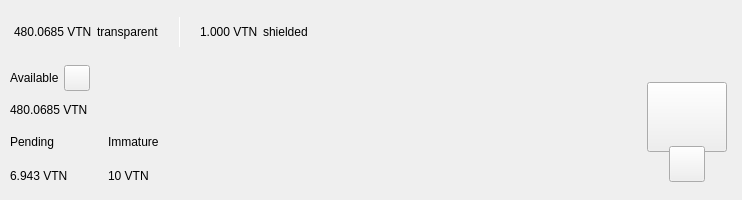
<?xml version="1.0" encoding="UTF-8"?>
<ui version="4.0">
 <class>TopBar</class>
 <widget class="QWidget" name="TopBar">
  <property name="geometry">
   <rect>
    <x>0</x>
    <y>0</y>
    <width>734</width>
    <height>200</height>
   </rect>
  </property>
  <property name="minimumSize">
   <size>
    <width>0</width>
    <height>200</height>
   </size>
  </property>
  <property name="maximumSize">
   <size>
    <width>16777215</width>
    <height>200</height>
   </size>
  </property>
  <property name="windowTitle">
   <string>Form</string>
  </property>
  <layout class="QVBoxLayout" name="verticalLayout_10" stretch="0">
   <property name="spacing">
    <number>0</number>
   </property>
   <property name="leftMargin">
    <number>0</number>
   </property>
   <property name="topMargin">
    <number>0</number>
   </property>
   <property name="rightMargin">
    <number>0</number>
   </property>
   <property name="bottomMargin">
    <number>0</number>
   </property>
   <item>
    <widget class="PFBorderImage" name="containerTop">
     <layout class="QVBoxLayout" name="verticalLayout_11">
      <property name="spacing">
       <number>0</number>
      </property>
      <property name="leftMargin">
       <number>0</number>
      </property>
      <property name="topMargin">
       <number>0</number>
      </property>
      <property name="rightMargin">
       <number>0</number>
      </property>
      <property name="bottomMargin">
       <number>0</number>
      </property>
      <item>
       <widget class="QWidget" name="top_container_2" native="true">
        <property name="minimumSize">
         <size>
          <width>0</width>
          <height>65</height>
         </size>
        </property>
        <layout class="QHBoxLayout" name="top_container">
         <property name="spacing">
          <number>0</number>
         </property>
         <property name="leftMargin">
          <number>14</number>
         </property>
         <property name="topMargin">
          <number>0</number>
         </property>
         <property name="rightMargin">
          <number>14</number>
         </property>
         <property name="bottomMargin">
          <number>0</number>
         </property>
         <item alignment="Qt::AlignVCenter">
          <widget class="QWidget" name="widgetTopAmount" native="true">
           <property name="sizePolicy">
            <sizepolicy hsizetype="Preferred" vsizetype="Maximum">
             <horstretch>0</horstretch>
             <verstretch>0</verstretch>
            </sizepolicy>
           </property>
           <layout class="QHBoxLayout" name="horizontalLayout_5">
            <property name="spacing">
             <number>5</number>
            </property>
            <property name="leftMargin">
             <number>0</number>
            </property>
            <property name="topMargin">
             <number>0</number>
            </property>
            <property name="rightMargin">
             <number>0</number>
            </property>
            <property name="bottomMargin">
             <number>0</number>
            </property>
            <item alignment="Qt::AlignTop">
             <widget class="QLabel" name="labelAmountTopVtn">
              <property name="minimumSize">
               <size>
                <width>0</width>
                <height>36</height>
               </size>
              </property>
              <property name="styleSheet">
               <string notr="true">padding:0px;margin:0px;</string>
              </property>
              <property name="text">
               <string notr="true">480.0685 VTN</string>
              </property>
             </widget>
            </item>
            <item>
             <widget class="QLabel" name="labelTrans">
              <property name="text">
               <string>transparent</string>
              </property>
             </widget>
            </item>
            <item>
             <spacer name="horizontalSpacer_11">
              <property name="orientation">
               <enum>Qt::Horizontal</enum>
              </property>
              <property name="sizeType">
               <enum>QSizePolicy::Fixed</enum>
              </property>
              <property name="sizeHint" stdset="0">
               <size>
                <width>15</width>
                <height>20</height>
               </size>
              </property>
             </spacer>
            </item>
            <item alignment="Qt::AlignVCenter">
             <widget class="QLabel" name="typeSpacerTop">
              <property name="minimumSize">
               <size>
                <width>1</width>
                <height>30</height>
               </size>
              </property>
              <property name="maximumSize">
               <size>
                <width>1</width>
                <height>30</height>
               </size>
              </property>
              <property name="styleSheet">
               <string notr="true">background-color:white;
padding:0px;
border:none;</string>
              </property>
              <property name="text">
               <string/>
              </property>
             </widget>
            </item>
            <item>
             <spacer name="horizontalSpacer_12">
              <property name="orientation">
               <enum>Qt::Horizontal</enum>
              </property>
              <property name="sizeType">
               <enum>QSizePolicy::Fixed</enum>
              </property>
              <property name="sizeHint" stdset="0">
               <size>
                <width>15</width>
                <height>20</height>
               </size>
              </property>
             </spacer>
            </item>
            <item alignment="Qt::AlignTop">
             <widget class="QLabel" name="labelAmountTopShieldedVtn">
              <property name="minimumSize">
               <size>
                <width>0</width>
                <height>36</height>
               </size>
              </property>
              <property name="text">
               <string notr="true">1.000 VTN</string>
              </property>
             </widget>
            </item>
            <item>
             <widget class="QLabel" name="labelShield">
              <property name="text">
               <string>shielded</string>
              </property>
             </widget>
            </item>
           </layout>
          </widget>
         </item>
         <item>
          <spacer name="horizontalSpacer">
           <property name="orientation">
            <enum>Qt::Horizontal</enum>
           </property>
           <property name="sizeHint" stdset="0">
            <size>
             <width>40</width>
             <height>20</height>
            </size>
           </property>
          </spacer>
         </item>
         <item>
          <layout class="QHBoxLayout" name="horizontalLayout_4">
           <property name="spacing">
            <number>12</number>
           </property>
           <property name="rightMargin">
            <number>0</number>
           </property>
           <item alignment="Qt::AlignRight">
            <widget class="QWidget" name="layoutSync" native="true">
             <property name="minimumSize">
              <size>
               <width>0</width>
               <height>36</height>
              </size>
             </property>
             <property name="maximumSize">
              <size>
               <width>16777215</width>
               <height>36</height>
              </size>
             </property>
             <layout class="QVBoxLayout" name="verticalLayout_9">
              <property name="leftMargin">
               <number>0</number>
              </property>
              <property name="topMargin">
               <number>0</number>
              </property>
              <property name="rightMargin">
               <number>0</number>
              </property>
              <property name="bottomMargin">
               <number>0</number>
              </property>
              <item>
               <widget class="ExpandableButton" name="pushButtonSync" native="true">
                <property name="minimumSize">
                 <size>
                  <width>36</width>
                  <height>36</height>
                 </size>
                </property>
                <property name="maximumSize">
                 <size>
                  <width>16777215</width>
                  <height>36</height>
                 </size>
                </property>
               </widget>
              </item>
             </layout>
            </widget>
           </item>
           <item>
            <widget class="ExpandableButton" name="pushButtonHDUpgrade" native="true">
             <property name="minimumSize">
              <size>
               <width>36</width>
               <height>36</height>
              </size>
             </property>
            </widget>
           </item>
           <item>
            <widget class="ExpandableButton" name="pushButtonStack" native="true">
             <property name="minimumSize">
              <size>
               <width>36</width>
               <height>36</height>
              </size>
             </property>
            </widget>
           </item>
           <item>
            <widget class="ExpandableButton" name="pushButtonColdStaking" native="true">
             <property name="minimumSize">
              <size>
               <width>36</width>
               <height>36</height>
              </size>
             </property>
            </widget>
           </item>
           <item>
            <widget class="ExpandableButton" name="pushButtonConnection" native="true">
             <property name="minimumSize">
              <size>
               <width>36</width>
               <height>36</height>
              </size>
             </property>
            </widget>
           </item>
           <item>
            <widget class="ExpandableButton" name="pushButtonTor" native="true">
             <property name="minimumSize">
              <size>
               <width>36</width>
               <height>36</height>
              </size>
             </property>
            </widget>
           </item>
           <item>
            <widget class="ExpandableButton" name="pushButtonLock" native="true">
             <property name="sizePolicy">
              <sizepolicy hsizetype="Expanding" vsizetype="Expanding">
               <horstretch>0</horstretch>
               <verstretch>0</verstretch>
              </sizepolicy>
             </property>
             <property name="minimumSize">
              <size>
               <width>36</width>
               <height>0</height>
              </size>
             </property>
            </widget>
           </item>
           <item>
            <widget class="ExpandableButton" name="pushButtonTheme" native="true">
             <property name="minimumSize">
              <size>
               <width>36</width>
               <height>36</height>
              </size>
             </property>
             <property name="maximumSize">
              <size>
               <width>16777215</width>
               <height>36</height>
              </size>
             </property>
            </widget>
           </item>
           <item>
            <widget class="ExpandableButton" name="pushButtonFAQ" native="true">
             <property name="minimumSize">
              <size>
               <width>36</width>
               <height>36</height>
              </size>
             </property>
            </widget>
           </item>
          </layout>
         </item>
        </layout>
       </widget>
      </item>
      <item>
       <widget class="QWidget" name="bottom_container" native="true">
        <property name="minimumSize">
         <size>
          <width>0</width>
          <height>135</height>
         </size>
        </property>
        <layout class="QHBoxLayout" name="botton_container">
         <property name="leftMargin">
          <number>10</number>
         </property>
         <property name="topMargin">
          <number>0</number>
         </property>
         <property name="rightMargin">
          <number>10</number>
         </property>
         <property name="bottomMargin">
          <number>10</number>
         </property>
         <item>
          <layout class="QVBoxLayout" name="verticalLayout_7">
           <property name="spacing">
            <number>0</number>
           </property>
           <property name="leftMargin">
            <number>0</number>
           </property>
           <property name="rightMargin">
            <number>30</number>
           </property>
           <item>
            <layout class="QVBoxLayout" name="verticalLayout_2">
             <item>
              <layout class="QHBoxLayout" name="horizontalLayoutContainerAvailable">
               <property name="spacing">
                <number>5</number>
               </property>
               <item>
                <widget class="QLabel" name="labelTitle1">
                 <property name="text">
                  <string>Available</string>
                 </property>
                </widget>
               </item>
               <item>
                <widget class="QPushButton" name="pushButtonBalanceInfo">
                 <property name="minimumSize">
                  <size>
                   <width>26</width>
                   <height>26</height>
                  </size>
                 </property>
                 <property name="maximumSize">
                  <size>
                   <width>26</width>
                   <height>26</height>
                  </size>
                 </property>
                 <property name="mouseTracking">
                  <bool>true</bool>
                 </property>
                 <property name="focusPolicy">
                  <enum>Qt::NoFocus</enum>
                 </property>
                 <property name="text">
                  <string notr="true"/>
                 </property>
                 <property name="iconSize">
                  <size>
                   <width>24</width>
                   <height>24</height>
                  </size>
                 </property>
                 <property name="shortcut">
                  <string notr="true"/>
                 </property>
                </widget>
               </item>
               <item>
                <spacer name="horizontalSpacer_4">
                 <property name="orientation">
                  <enum>Qt::Horizontal</enum>
                 </property>
                 <property name="sizeType">
                  <enum>QSizePolicy::MinimumExpanding</enum>
                 </property>
                 <property name="sizeHint" stdset="0">
                  <size>
                   <width>20</width>
                   <height>20</height>
                  </size>
                 </property>
                </spacer>
               </item>
              </layout>
             </item>
             <item>
              <widget class="QLabel" name="labelAmountVtn">
               <property name="text">
                <string notr="true">480.0685 VTN</string>
               </property>
              </widget>
             </item>
            </layout>
           </item>
           <item>
            <widget class="QWidget" name="container_imm_pend" native="true">
             <layout class="QHBoxLayout" name="horizontalLayout_2">
              <property name="spacing">
               <number>0</number>
              </property>
              <property name="leftMargin">
               <number>0</number>
              </property>
              <property name="topMargin">
               <number>0</number>
              </property>
              <property name="rightMargin">
               <number>0</number>
              </property>
              <property name="bottomMargin">
               <number>0</number>
              </property>
              <item alignment="Qt::AlignLeft">
               <widget class="QWidget" name="container_pending" native="true">
                <property name="sizePolicy">
                 <sizepolicy hsizetype="Minimum" vsizetype="Preferred">
                  <horstretch>0</horstretch>
                  <verstretch>0</verstretch>
                 </sizepolicy>
                </property>
                <layout class="QVBoxLayout" name="verticalLayout_3">
                 <property name="leftMargin">
                  <number>0</number>
                 </property>
                 <property name="topMargin">
                  <number>0</number>
                 </property>
                 <property name="rightMargin">
                  <number>0</number>
                 </property>
                 <property name="bottomMargin">
                  <number>0</number>
                 </property>
                 <item>
                  <widget class="QLabel" name="labelTitle3">
                   <property name="text">
                    <string>Pending</string>
                   </property>
                  </widget>
                 </item>
                 <item>
                  <widget class="QLabel" name="labelPendingVtn">
                   <property name="text">
                    <string notr="true">6.943 VTN</string>
                   </property>
                  </widget>
                 </item>
                </layout>
               </widget>
              </item>
              <item>
               <spacer name="horizontalSpacer_3">
                <property name="orientation">
                 <enum>Qt::Horizontal</enum>
                </property>
                <property name="sizeType">
                 <enum>QSizePolicy::Fixed</enum>
                </property>
                <property name="sizeHint" stdset="0">
                 <size>
                  <width>40</width>
                  <height>20</height>
                 </size>
                </property>
               </spacer>
              </item>
              <item alignment="Qt::AlignLeft">
               <widget class="QWidget" name="container_immature" native="true">
                <property name="sizePolicy">
                 <sizepolicy hsizetype="Minimum" vsizetype="Preferred">
                  <horstretch>0</horstretch>
                  <verstretch>0</verstretch>
                 </sizepolicy>
                </property>
                <layout class="QVBoxLayout" name="verticalLayout_4">
                 <property name="leftMargin">
                  <number>0</number>
                 </property>
                 <property name="topMargin">
                  <number>0</number>
                 </property>
                 <property name="rightMargin">
                  <number>0</number>
                 </property>
                 <property name="bottomMargin">
                  <number>0</number>
                 </property>
                 <item>
                  <widget class="QLabel" name="labelTitle4">
                   <property name="text">
                    <string>Immature</string>
                   </property>
                  </widget>
                 </item>
                 <item>
                  <widget class="QLabel" name="labelImmatureVtn">
                   <property name="text">
                    <string notr="true">10 VTN</string>
                   </property>
                  </widget>
                 </item>
                </layout>
               </widget>
              </item>
              <item>
               <spacer name="horizontalSpacer_5">
                <property name="orientation">
                 <enum>Qt::Horizontal</enum>
                </property>
                <property name="sizeHint" stdset="0">
                 <size>
                  <width>40</width>
                  <height>20</height>
                 </size>
                </property>
               </spacer>
              </item>
             </layout>
            </widget>
           </item>
          </layout>
         </item>
         <item>
          <spacer name="horizontalSpacer_2">
           <property name="orientation">
            <enum>Qt::Horizontal</enum>
           </property>
           <property name="sizeHint" stdset="0">
            <size>
             <width>40</width>
             <height>20</height>
            </size>
           </property>
          </spacer>
         </item>
         <item alignment="Qt::AlignHCenter|Qt::AlignVCenter">
          <widget class="QWidget" name="qrContainer" native="true">
           <property name="sizePolicy">
            <sizepolicy hsizetype="Preferred" vsizetype="Minimum">
             <horstretch>0</horstretch>
             <verstretch>0</verstretch>
            </sizepolicy>
           </property>
           <property name="minimumSize">
            <size>
             <width>90</width>
             <height>110</height>
            </size>
           </property>
           <property name="maximumSize">
            <size>
             <width>90</width>
             <height>110</height>
            </size>
           </property>
           <layout class="QVBoxLayout" name="containerQR">
            <property name="spacing">
             <number>0</number>
            </property>
            <property name="leftMargin">
             <number>5</number>
            </property>
            <property name="topMargin">
             <number>10</number>
            </property>
            <property name="rightMargin">
             <number>5</number>
            </property>
            <property name="bottomMargin">
             <number>0</number>
            </property>
            <item>
             <widget class="QPushButton" name="btnQr">
              <property name="minimumSize">
               <size>
                <width>70</width>
                <height>70</height>
               </size>
              </property>
              <property name="maximumSize">
               <size>
                <width>16777215</width>
                <height>70</height>
               </size>
              </property>
              <property name="focusPolicy">
               <enum>Qt::NoFocus</enum>
              </property>
              <property name="text">
               <string/>
              </property>
              <property name="iconSize">
               <size>
                <width>70</width>
                <height>70</height>
               </size>
              </property>
             </widget>
            </item>
            <item>
             <spacer name="verticalSpacer">
              <property name="orientation">
               <enum>Qt::Vertical</enum>
              </property>
              <property name="sizeType">
               <enum>QSizePolicy::Fixed</enum>
              </property>
              <property name="sizeHint" stdset="0">
               <size>
                <width>20</width>
                <height>20</height>
               </size>
              </property>
             </spacer>
            </item>
            <item alignment="Qt::AlignHCenter|Qt::AlignBottom">
             <widget class="QPushButton" name="pushButtonQR">
              <property name="minimumSize">
               <size>
                <width>36</width>
                <height>36</height>
               </size>
              </property>
              <property name="maximumSize">
               <size>
                <width>36</width>
                <height>36</height>
               </size>
              </property>
              <property name="focusPolicy">
               <enum>Qt::NoFocus</enum>
              </property>
              <property name="text">
               <string/>
              </property>
             </widget>
            </item>
           </layout>
          </widget>
         </item>
        </layout>
       </widget>
      </item>
     </layout>
    </widget>
   </item>
  </layout>
 </widget>
 <customwidgets>
  <customwidget>
   <class>ExpandableButton</class>
   <extends>QWidget</extends>
   <header>qt/voltnote/expandablebutton.h</header>
   <container>1</container>
  </customwidget>
  <customwidget>
   <class>PFBorderImage</class>
   <extends>QFrame</extends>
   <header>qt/voltnote/pfborderimage.h</header>
   <container>1</container>
  </customwidget>
 </customwidgets>
 <resources/>
 <connections/>
</ui>
